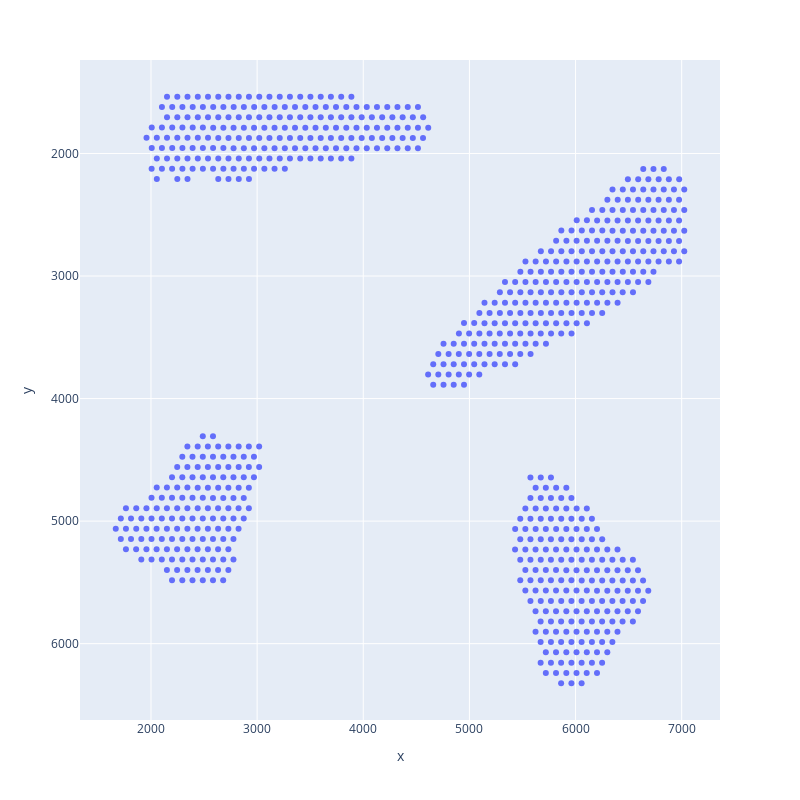

The cell this chart's notebook holds for it:
### Code cell
# A619-D
adata = sc.read_h5ad('/Users/sohyun/Documents/2.SingleCellATAC/12.Spatial/2.h5adFiles/A619_D_adata_processed.h5ad')
fig = px.scatter(x=adata.obsm['spatial'][:, 0], y=adata.obsm['spatial'][:, 1])

# Invert the y-axis
fig.update_layout(
    yaxis=dict(autorange='reversed'),
    width=800,  # Set the width of the figure
    height=800  # Set the height of the figure (increased to make it longer)
)

fig.show()

Meta = adata.obs
Meta['spatial_x'] = adata.obsm['spatial'][:, 0]
Meta['spatial_y'] = adata.obsm['spatial'][:, 1]

#selected_row = Meta[(Meta['spatial_x'] == 2142) & (Meta['spatial_y'] == 4356)]
#row_name = selected_row.index[0]
#print(row_name)
get_row_name_by_spatial_coordinates(Meta, 2230, 3946)
get_row_name_by_spatial_coordinates(Meta, 2324, 3946)
get_row_name_by_spatial_coordinates(Meta, 2277, 4028)
get_row_name_by_spatial_coordinates(Meta, 2371, 4028)
get_row_name_by_spatial_coordinates(Meta, 5900, 4606)
get_row_name_by_spatial_coordinates(Meta, 5853, 4524)
get_row_name_by_spatial_coordinates(Meta, 5947, 4524)
get_row_name_by_spatial_coordinates(Meta, 1616, 5173)
get_row_name_by_spatial_coordinates(Meta, 1710, 5174)
get_row_name_by_spatial_coordinates(Meta, 6228, 5507)
get_row_name_by_spatial_coordinates(Meta, 6275, 5589)

### Figure 1 — Plotly figure (JSON) as saved in the notebook; plotly's stock layout.template omitted (floating-point values rounded to 4 significant figures; data arrays with more than 128 entries replaced by an {"elided": "..."} marker saying what was removed)
{"data": [{"hovertemplate": "x=%{x}<br>y=%{y}<extra></extra>", "legendgroup": "", "marker": {"color": "#636efa", "symbol": "circle"}, "mode": "markers", "name": "", "orientation": "v", "showlegend": false, "type": "scatter", "x": {"elided": "753 int values"}, "xaxis": "x", "y": {"elided": "753 int values"}, "yaxis": "y"}], "layout": {"height": 800, "legend": {"tracegroupgap": 0}, "margin": {"t": 60}, "width": 800, "xaxis": {"anchor": "y", "autorange": true, "domain": [0, 1], "range": [1331.0, 7361.0], "title": {"text": "x"}, "type": "linear"}, "yaxis": {"anchor": "x", "autorange": true, "domain": [0, 1], "range": [6623.0, 1237.0], "title": {"text": "y"}, "type": "linear"}}}
